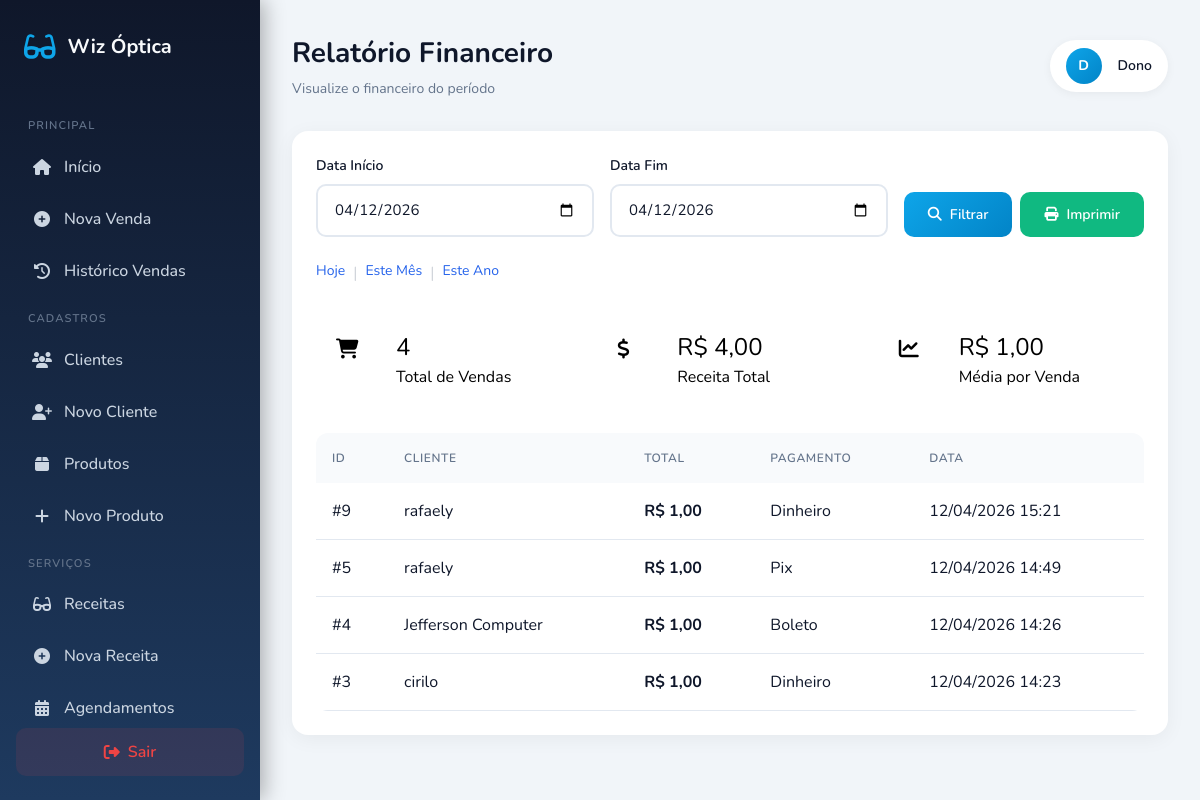
The page /otica/views/financeiro/relatorio.php?data_inicio=2026-04-12&data_fim=2026-04-12 (signed in) on the database its author committed.
### tables this page shows
CREATE TABLE `vendas` (
  `id` bigint(20) UNSIGNED NOT NULL,
  `cliente_id` int(11) DEFAULT NULL,
  `usuario_id` int(11) DEFAULT NULL,
  `total` decimal(10,2) DEFAULT NULL,
  `forma_pagamento` varchar(30) DEFAULT NULL,
  `data_venda` timestamp NOT NULL DEFAULT current_timestamp()
);

CREATE TABLE `clientes` (
  `id` bigint(20) UNSIGNED NOT NULL,
  `nome` varchar(100) NOT NULL,
  `telefone` varchar(20) DEFAULT NULL,
  `cpf` varchar(14) DEFAULT NULL,
  `email` varchar(100) DEFAULT NULL,
  `data_nascimento` date DEFAULT NULL,
  `criado_em` timestamp NOT NULL DEFAULT current_timestamp(),
  `endereco` text DEFAULT NULL,
  `bairro` text DEFAULT NULL,
  `numero` int(11) DEFAULT NULL
);

### otica/views/financeiro/relatorio.php (the view, shortened to what this page needs)
<?php
$db = Database::getInstance()->getConnection();
$data_inicio = $_GET['data_inicio'] ?? date('Y-m-01');
$data_fim = $_GET['data_fim'] ?? date('Y-m-t');
try {
    $stmt = $db->prepare("SELECT v.*, c.nome as cliente_nome FROM vendas v LEFT JOIN clientes c ON v.cliente_id = c.id WHERE DATE(v.data_venda) BETWEEN ? AND ? ORDER BY v.id DESC");
    $stmt->execute([$data_inicio, $data_fim]);
    $vendas = $stmt->fetchAll();
    $total = 0;
    foreach ($vendas as $v) {
        $total += $v['total'] ?? 0;
    }
} catch (PDOException $e) {
    error_log("Erro: " . $e->getMessage());
    $vendas = [];
    $total = 0;
}
include '../layout_base.php';
?>
<div class="card">
    <form method="GET" class="flex gap-4 mb-6">
        <div class="form-group" style="margin-bottom: 0; flex: 1;">
            <label for="data_inicio" class="form-label">Data Início</label>
            <input type="date" name="data_inicio" id="data_inicio" class="form-input" value="<?php echo $data_inicio; ?>">
        </div>
        <div class="form-group" style="margin-bottom: 0; flex: 1;">
            <label for="data_fim" class="form-label">Data Fim</label>
            <input type="date" name="data_fim" id="data_fim" class="form-input" value="<?php echo $data_fim; ?>">
        </div>
        <div class="form-group" style="margin-bottom: 0; display: flex; align-items: flex-end; gap: 8px;">
            <button type="submit" class="btn btn-primary">
                <i class="fas fa-search"></i>
                Filtrar
            </button>
            <a href="imprimir.php?data_inicio=<?php echo $data_inicio; ?>&data_fim=<?php echo $data_fim; ?>" target="_blank" class="btn btn-success">
                <i class="fas fa-print"></i>
                Imprimir
            </a>
        </div>
    </form>
    <div class="flex gap-2 mb-6">
        <a href="?data_inicio=<?php echo date('Y-m-d'); ?>&data_fim=<?php echo date('Y-m-d'); ?>" class="text-sm text-blue-600 hover:underline">Hoje</a>
        <span class="text-gray-300">|</span>
        <a href="?data_inicio=<?php echo date('Y-m-01'); ?>&data_fim=<?php echo date('Y-m-t'); ?>" class="text-sm text-blue-600 hover:underline">Este Mês</a>
        <span class="text-gray-300">|</span>
        <a href="?data_inicio=<?php echo date('Y-01-01'); ?>&data_fim=<?php echo date('Y-12-31'); ?>" class="text-sm text-blue-600 hover:underline">Este Ano</a>
    </div>
    <div class="grid grid-cols-1 md:grid-cols-3 gap-4 mb-6">
        <div class="stat-card blue" style="padding: 1.25rem;">
            <div class="flex items-center gap-3">
                <div class="stat-icon blue" style="width: 48px; height: 48px; font-size: 1.25rem;">
                    <i class="fas fa-shopping-cart"></i>
                </div>
                <div>
                    <div class="stat-value" style="font-size: 1.5rem;"><?php echo count($vendas); ?></div>
                    <div class="stat-label">Total de Vendas</div>
                </div>
            </div>
        </div>
        <div class="stat-card green" style="padding: 1.25rem;">
            <div class="flex items-center gap-3">
                <div class="stat-icon green" style="width: 48px; height: 48px; font-size: 1.25rem;">
                    <i class="fas fa-dollar-sign"></i>
                </div>
                <div>
                    <div class="stat-value" style="font-size: 1.5rem;">R$ <?php echo number_format($total, 2, ',', '.'); ?></div>
                    <div class="stat-label">Receita Total</div>
                </div>
            </div>
        </div>
        <div class="stat-card purple" style="padding: 1.25rem;">
            <div class="flex items-center gap-3">
                <div class="stat-icon purple" style="width: 48px; height: 48px; font-size: 1.25rem;">
                    <i class="fas fa-chart-line"></i>
                </div>
                <div>
                    <div class="stat-value" style="font-size: 1.5rem;">R$ <?php echo number_format($total / max(count($vendas), 1), 2, ',', '.'); ?></div>
                    <div class="stat-label">Média por Venda</div>
                </div>
            </div>
        </div>
    </div>
    <?php if (empty($vendas)): ?>
    <div class="empty-state">
        <i class="fas fa-chart-line"></i>
        <h3>Nenhuma venda no período</h3>
        <p>Não foram encontradas vendas neste intervalo de datas.</p>
    </div>
    <?php else: ?>
    <div class="table-container">
        <table class="table">
            <thead>
                <tr>
                    <th>ID</th>
                    <th>Cliente</th>
                    <th>Total</th>
                    <th>Pagamento</th>
                    <th>Data</th>
                </tr>
            </thead>
            <tbody>
                <?php foreach ($vendas as $v): ?>
                <tr>
                    <td>#<?php echo $v['id']; ?></td>
                    <td><?php echo htmlspecialchars($v['cliente_nome'] ?? 'Sem cliente'); ?></td>
                    <td class="font-bold text-green-600">R$ <?php echo number_format($v['total'] ?? 0, 2, ',', '.'); ?></td>
                    <td><?php echo htmlspecialchars(ucfirst($v['forma_pagamento'] ?? '-')); ?></td>
                    <td><?php echo $v['data_venda'] ? date('d/m/Y H:i', strtotime($v['data_venda'])) : '-'; ?></td>
                </tr>
                <?php endforeach; ?>
            </tbody>
        </table>
    </div>
    <?php endif; ?>
</div>
<?php include '../layout_end.php'; ?>

### otica/views/layout_base.php (style rules this page uses)
* { box-sizing: border-box; margin: 0; padding: 0; }
body { font-family: 'Nunito', sans-serif; background: #f1f5f9; }
.card { background: white; border-radius: 16px; padding: 1.5rem; box-shadow: 0 4px 20px rgba(0,0,0,0.05); margin-bottom: 1.5rem; }
.btn { display: inline-flex; align-items: center; gap: 0.5rem; padding: 0.75rem 1.5rem; border-radius: 10px; font-weight: 600; font-family: inherit; font-size: 0.875rem; cursor: pointer; transition: all 0.2s ease; border: none; }
.btn-primary { background: linear-gradient(135deg, #0ea5e9, #0284c7); color: white; }
.btn-success { background: #10b981; color: white; }
.form-group { margin-bottom: 1.25rem; }
.form-label { display: block; font-size: 0.875rem; font-weight: 600; color: #0f172a; margin-bottom: 0.5rem; }
.form-input, .form-select { width: 100%; padding: 0.75rem 1rem; font-size: 0.9375rem; border: 2px solid #e2e8f0; border-radius: 10px; background: white; color: #0f172a; transition: all 0.2s ease; font-family: inherit; }
.form-input::placeholder { color: #94a3b8; }
.table-container { overflow-x: auto; border-radius: 12px; }
.table { width: 100%; border-collapse: collapse; }
.table th { background: #f8fafc; padding: 1rem; text-align: left; font-size: 0.75rem; text-transform: uppercase; letter-spacing: 0.05em; color: #64748b; font-weight: 600; }
.table td { padding: 1rem; border-bottom: 1px solid #e2e8f0; color: #0f172a; }

### rows shown on the page
vendas: id "9", cliente.nome "rafaely", total "1,00", forma_pagamento "Dinheiro", data_venda "12/04/2026 15:21"
vendas: id "5", cliente.nome "rafaely", total "1,00", forma_pagamento "Pix", data_venda "12/04/2026 14:49"
vendas: id "4", cliente.nome "Jefferson Computer", total "1,00", forma_pagamento "Boleto", data_venda "12/04/2026 14:26"
vendas: id "3", cliente.nome "cirilo", total "1,00", forma_pagamento "Dinheiro", data_venda "12/04/2026 14:23"

### other values the page prints
$currentPage "Relatório Financeiro"
$currentModule "Visualize o financeiro do período"
substr($_SESSION['usuario_nome'] ?? 'U', 0, 1) "D"
$_SESSION['usuario_nome'] "Dono"
count($vendas) "4"
$total "4,00"
$total / max(count($vendas), 1) "1,00"
